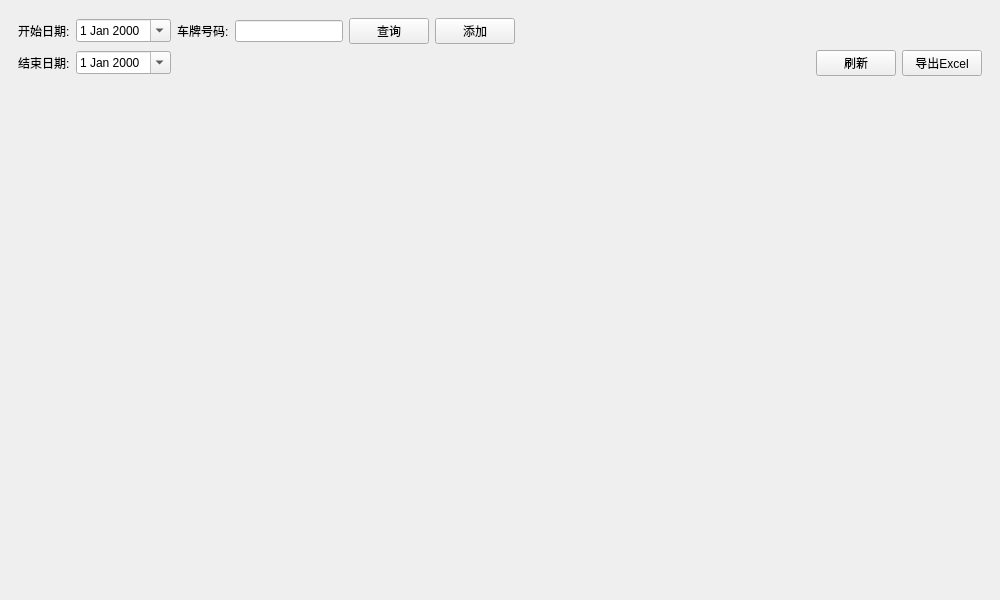
<?xml version="1.0" encoding="UTF-8"?>
<ui version="4.0">
 <class>FrmVehicleTable</class>
 <widget class="QWidget" name="FrmVehicleTable">
  <property name="geometry">
   <rect>
    <x>0</x>
    <y>0</y>
    <width>1000</width>
    <height>600</height>
   </rect>
  </property>
  <property name="windowTitle">
   <string>Form</string>
  </property>
  <layout class="QGridLayout" name="gridLayout_3">
   <property name="leftMargin">
    <number>0</number>
   </property>
   <property name="topMargin">
    <number>0</number>
   </property>
   <property name="rightMargin">
    <number>0</number>
   </property>
   <property name="bottomMargin">
    <number>0</number>
   </property>
   <item row="0" column="0">
    <widget class="QStackedWidget" name="stackedWidget">
     <property name="currentIndex">
      <number>0</number>
     </property>
     <widget class="QWidget" name="page">
      <layout class="QGridLayout" name="gridLayout_2" rowstretch="1,9">
       <item row="0" column="0">
        <widget class="QWidget" name="widget" native="true">
         <layout class="QGridLayout" name="gridLayout">
          <item row="0" column="3">
           <widget class="QLineEdit" name="editName">
            <property name="sizePolicy">
             <sizepolicy hsizetype="Minimum" vsizetype="Fixed">
              <horstretch>0</horstretch>
              <verstretch>0</verstretch>
             </sizepolicy>
            </property>
           </widget>
          </item>
          <item row="1" column="8">
           <widget class="QPushButton" name="btnExport">
            <property name="sizePolicy">
             <sizepolicy hsizetype="Minimum" vsizetype="Fixed">
              <horstretch>0</horstretch>
              <verstretch>0</verstretch>
             </sizepolicy>
            </property>
            <property name="toolTip">
             <string>导出Excel</string>
            </property>
            <property name="text">
             <string>导出Excel</string>
            </property>
            <property name="icon">
             <iconset resource="../../main.qrc">
              <normaloff>:/image/excel.png</normaloff>:/image/excel.png</iconset>
            </property>
           </widget>
          </item>
          <item row="0" column="0">
           <widget class="QLabel" name="label">
            <property name="text">
             <string>开始日期:</string>
            </property>
           </widget>
          </item>
          <item row="0" column="4">
           <widget class="QPushButton" name="btnQuery">
            <property name="text">
             <string>查询</string>
            </property>
           </widget>
          </item>
          <item row="0" column="5">
           <widget class="QPushButton" name="btnAdd">
            <property name="text">
             <string>添加</string>
            </property>
           </widget>
          </item>
          <item row="0" column="2">
           <widget class="QLabel" name="label_3">
            <property name="text">
             <string>车牌号码:</string>
            </property>
           </widget>
          </item>
          <item row="1" column="0">
           <widget class="QLabel" name="label_2">
            <property name="text">
             <string>结束日期:</string>
            </property>
           </widget>
          </item>
          <item row="0" column="6">
           <spacer name="horizontalSpacer_2">
            <property name="orientation">
             <enum>Qt::Horizontal</enum>
            </property>
            <property name="sizeHint" stdset="0">
             <size>
              <width>40</width>
              <height>20</height>
             </size>
            </property>
           </spacer>
          </item>
          <item row="1" column="7">
           <widget class="QPushButton" name="btnRefresh">
            <property name="toolTip">
             <string>刷新</string>
            </property>
            <property name="text">
             <string>刷新</string>
            </property>
            <property name="icon">
             <iconset resource="../../main.qrc">
              <normaloff>:/image/刷新.png</normaloff>:/image/刷新.png</iconset>
            </property>
           </widget>
          </item>
          <item row="0" column="1">
           <widget class="QDateEdit" name="dateStart">
            <property name="calendarPopup">
             <bool>true</bool>
            </property>
           </widget>
          </item>
          <item row="1" column="1">
           <widget class="QDateEdit" name="dateEnd">
            <property name="calendarPopup">
             <bool>true</bool>
            </property>
           </widget>
          </item>
         </layout>
        </widget>
       </item>
       <item row="1" column="0">
        <widget class="GbsTableWidget" name="tableWidget" native="true"/>
       </item>
      </layout>
     </widget>
     <widget class="QWidget" name="page_2">
      <layout class="QGridLayout" name="gridLayout_4"/>
     </widget>
    </widget>
   </item>
  </layout>
 </widget>
 <customwidgets>
  <customwidget>
   <class>GbsTableWidget</class>
   <extends>QWidget</extends>
   <header>gbstablewidget.h</header>
   <container>1</container>
  </customwidget>
 </customwidgets>
 <resources>
  <include location="../../main.qrc"/>
 </resources>
 <connections/>
</ui>
